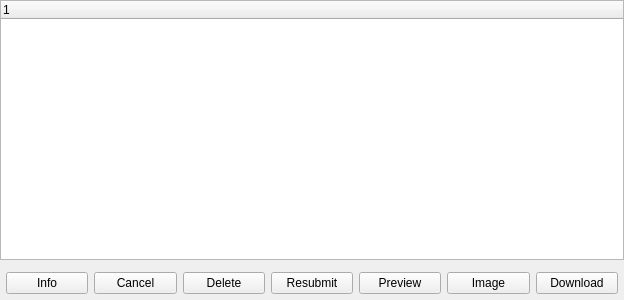
<?xml version="1.0" encoding="UTF-8"?>
<ui version="4.0">
 <class>snowgui::taskqueuemanagerwidget</class>
 <widget class="QWidget" name="snowgui::taskqueuemanagerwidget">
  <property name="geometry">
   <rect>
    <x>0</x>
    <y>0</y>
    <width>624</width>
    <height>300</height>
   </rect>
  </property>
  <property name="windowTitle">
   <string>Form</string>
  </property>
  <layout class="QVBoxLayout" name="verticalLayout">
   <property name="leftMargin">
    <number>0</number>
   </property>
   <property name="topMargin">
    <number>0</number>
   </property>
   <property name="rightMargin">
    <number>0</number>
   </property>
   <property name="bottomMargin">
    <number>0</number>
   </property>
   <item>
    <widget class="QTreeWidget" name="taskTree">
     <column>
      <property name="text">
       <string notr="true">1</string>
      </property>
     </column>
    </widget>
   </item>
   <item>
    <widget class="QWidget" name="buttonareaWidget" native="true">
     <layout class="QHBoxLayout" name="horizontalLayout">
      <property name="leftMargin">
       <number>6</number>
      </property>
      <property name="topMargin">
       <number>6</number>
      </property>
      <property name="rightMargin">
       <number>6</number>
      </property>
      <property name="bottomMargin">
       <number>6</number>
      </property>
      <item>
       <widget class="QPushButton" name="infoButton">
        <property name="text">
         <string>Info</string>
        </property>
       </widget>
      </item>
      <item>
       <widget class="QPushButton" name="cancelButton">
        <property name="text">
         <string>Cancel</string>
        </property>
       </widget>
      </item>
      <item>
       <widget class="QPushButton" name="deleteButton">
        <property name="text">
         <string>Delete</string>
        </property>
       </widget>
      </item>
      <item>
       <widget class="QPushButton" name="resubmitButton">
        <property name="text">
         <string>Resubmit</string>
        </property>
       </widget>
      </item>
      <item>
       <widget class="QPushButton" name="previewButton">
        <property name="text">
         <string>Preview</string>
        </property>
       </widget>
      </item>
      <item>
       <widget class="QPushButton" name="imageButton">
        <property name="text">
         <string>Image</string>
        </property>
       </widget>
      </item>
      <item>
       <widget class="QPushButton" name="downloadButton">
        <property name="text">
         <string>Download</string>
        </property>
       </widget>
      </item>
     </layout>
    </widget>
   </item>
  </layout>
 </widget>
 <resources/>
 <connections/>
</ui>
